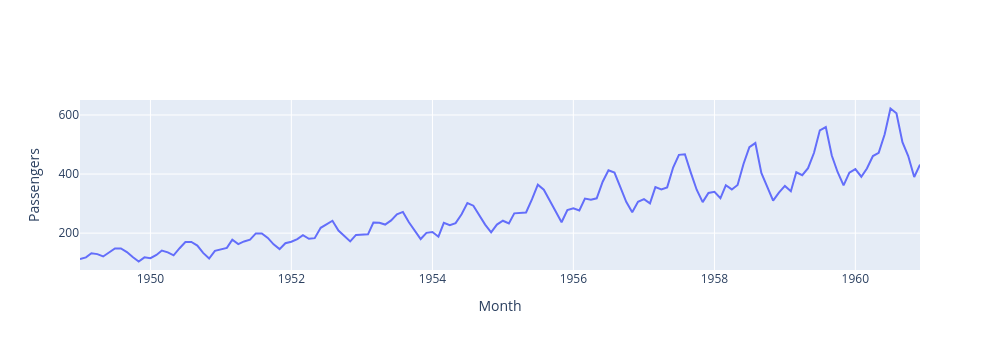

Write notebook code for a chart like this one.
### Code cell
# Using Graph Objects
import plotly.graph_objects as go 
fig=go.Figure()
fig.add_trace(
    go.Scatter(
        x=df.index,
        y=df["Passengers"],
        mode="lines",
        name="Passengers"
    ))
fig.update_layout(
    xaxis_title="Month",
    yaxis_title="Passengers",
    width=1000,
    height=350)
fig.show()

### Figure 1 — Plotly figure (JSON) as saved in the notebook; plotly's stock layout.template omitted (floating-point values rounded to 4 significant figures; data arrays with more than 128 entries replaced by an {"elided": "..."} marker saying what was removed)
{"data": [{"mode": "lines", "name": "Passengers", "type": "scatter", "x": {"elided": "144 str values"}, "y": {"elided": "144 int values"}}], "layout": {"height": 350, "width": 1000, "xaxis": {"title": {"text": "Month"}}, "yaxis": {"title": {"text": "Passengers"}}}}
